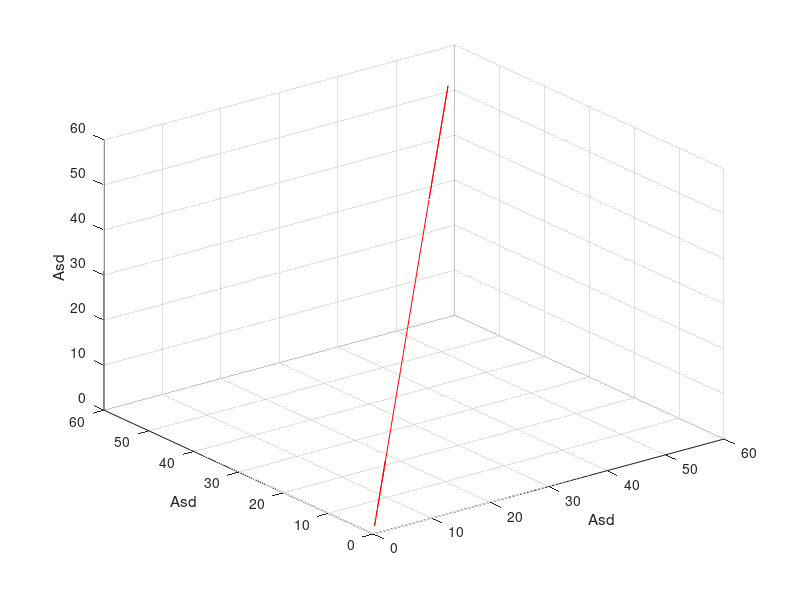

This chart was generated by the following MATLAB code:
plot3([1.0, 2.0, 3.0, 41.0, 55.0, 6.0, 7.0, 8.0, 9.0, 8.0, 7.0, 6.0, 5.0, 4.0, 3.0, 2.0, 1.0, 1.0, 1.0, 1.0, 1.0, 1.0], [1.0, 2.0, 3.0, 41.0, 55.0, 6.0, 7.0, 8.0, 9.0, 8.0, 7.0, 6.0, 5.0, 4.0, 3.0, 2.0, 1.0, 1.0, 1.0, 1.0, 1.0, 1.0], [1.0, 2.0, 3.0, 41.0, 55.0, 6.0, 7.0, 8.0, 9.0, 8.0, 7.0, 6.0, 5.0, 4.0, 3.0, 2.0, 1.0, 1.0, 1.0, 1.0, 1.0, 1.0], 'r')
xlabel('Asd')
ylabel('Asd')
zlabel('Asd')
grid on
pause